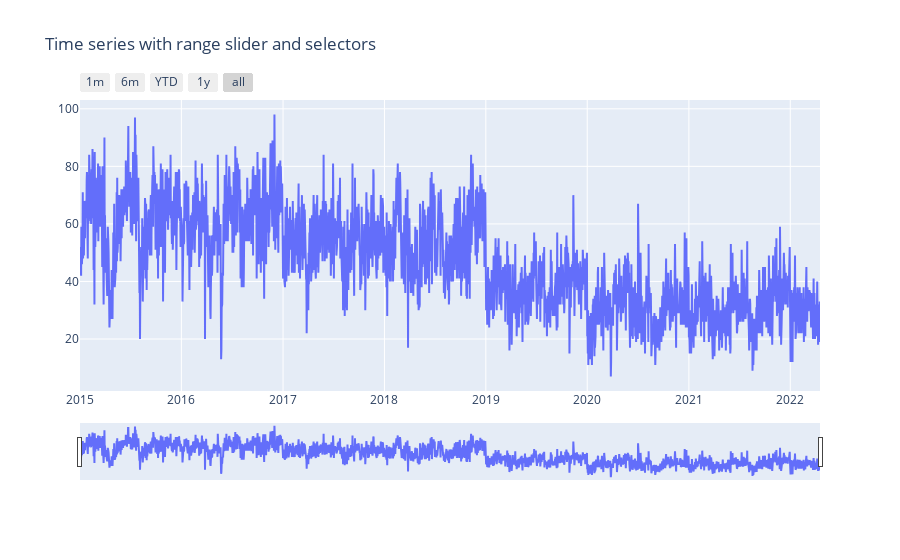

This figure's notebook cell:
### Code cell
import plotly.graph_objects as go

import pandas as pd

from datetime import datetime

dic={"Jan":"01","Feb":"02","Mar":"03","Apr":"04","May":"05","Jun":"06","Jul":"07","Aug":"08","Sep":"09","Oct":"10","Nov":"11","Dec":"12"}
def convert(list):
    for i in range(len(list)):
        month=dic[list[i].split(" ")[0]]
        date=list[i].split(" ")[1]
        year=list[i].split(" ")[2]
        list[i]=year+"-"+month+"-"+date
    return list
        

# Load data
df = pd.read_csv(
    "https://raw.githubusercontent.com/chuantianlin/data/main/crime2.csv")
date=convert(df['date'].tolist())

date.sort(key = lambda date: datetime.strptime(date, '%Y-%m-%d'))

count=df['count'].tolist()
# Create figure
fig = go.Figure()

fig.add_trace(
    go.Scatter(x=date, y=count))

# Set title
fig.update_layout(
    title_text="number of Crimes in DC"
)

# Add range slider
fig.update_layout(
    xaxis=dict(
        rangeselector=dict(
            buttons=list([
                dict(count=1,
                     label="1m",
                     step="month",
                     stepmode="backward"),
                dict(count=6,
                     label="6m",
                     step="month",
                     stepmode="backward"),
                dict(count=1,
                     label="YTD",
                     step="year",
                     stepmode="todate"),
                dict(count=1,
                     label="1y",
                     step="year",
                     stepmode="backward"),
                dict(step="all")
            ])
        ),
        rangeslider=dict(
            visible=True
        ),
        type="date"
    )
)

fig.show()

### Figure 1 — Plotly figure (JSON) as saved in the notebook; plotly's stock layout.template omitted (floating-point values rounded to 4 significant figures; data arrays with more than 128 entries replaced by an {"elided": "..."} marker saying what was removed)
{"data": [{"type": "scatter", "x": {"elided": "2665 str values"}, "y": {"elided": "2665 int values"}}], "layout": {"title": {"text": "Time series with range slider and selectors"}, "xaxis": {"rangeselector": {"buttons": [{"count": 1, "label": "1m", "step": "month", "stepmode": "backward"}, {"count": 6, "label": "6m", "step": "month", "stepmode": "backward"}, {"count": 1, "label": "YTD", "step": "year", "stepmode": "todate"}, {"count": 1, "label": "1y", "step": "year", "stepmode": "backward"}, {"step": "all"}]}, "rangeslider": {"visible": true}, "type": "date"}}}
